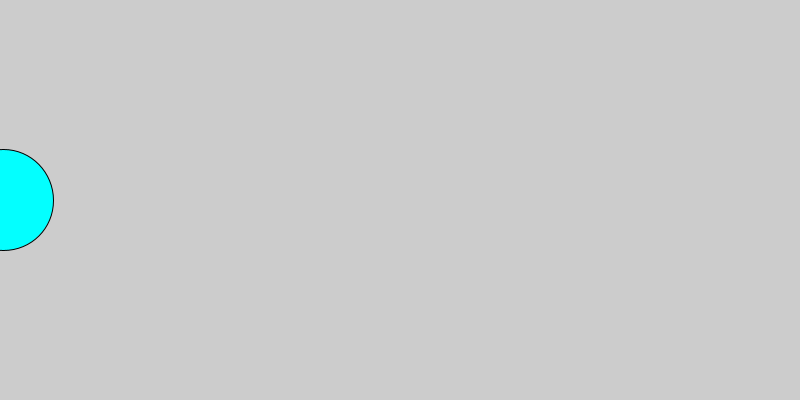
Frame 1 (no input)
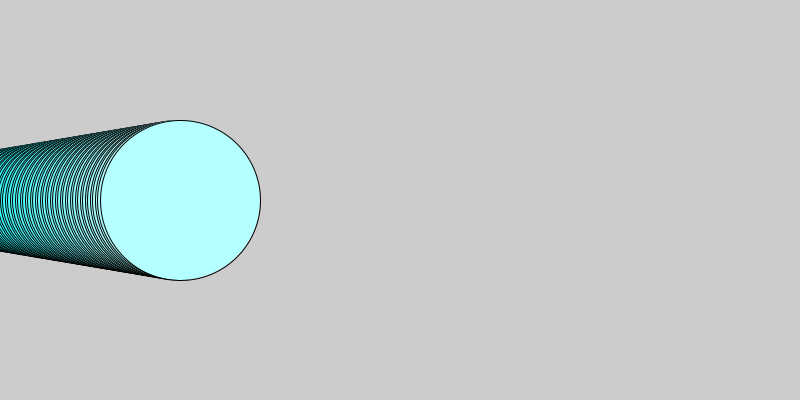
Frame 60 (the mouse pressed at the canvas centre just before this capture)
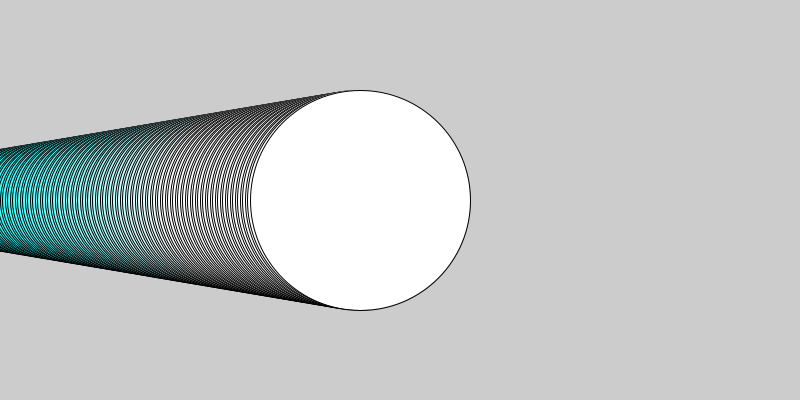
Frame 120 (the mouse held since frame 60 and released just before this capture)

The Processing sketch that drew these frames (run headless with seeded random() and noise(); from frame 60 on, the mouse is pressed at the canvas centre):

// Processing sketch: animando_variables
// ── animando_variables.pde
float posX;
float tam;

void setup() {
  size(800, 400);
  posX = 0;
  tam = 100;
}

void draw() {
 // background(0);
  posX = posX + 3;
  tam = tam + 1;
  fill(posX,255,255);
  ellipse(posX, height/2, tam, tam);
}
